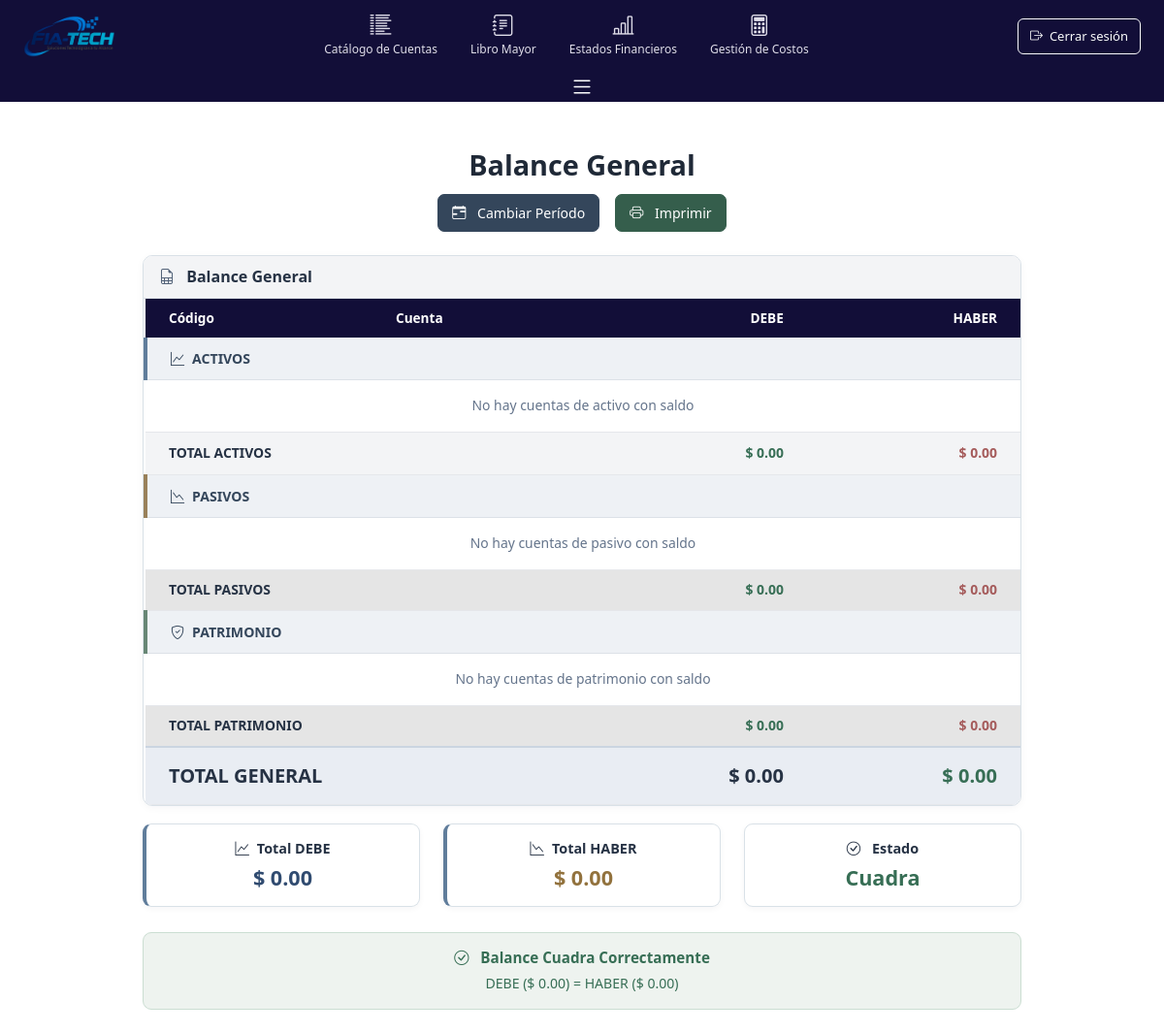
Before: /fiatech_app/balance-general/ with the older database file.
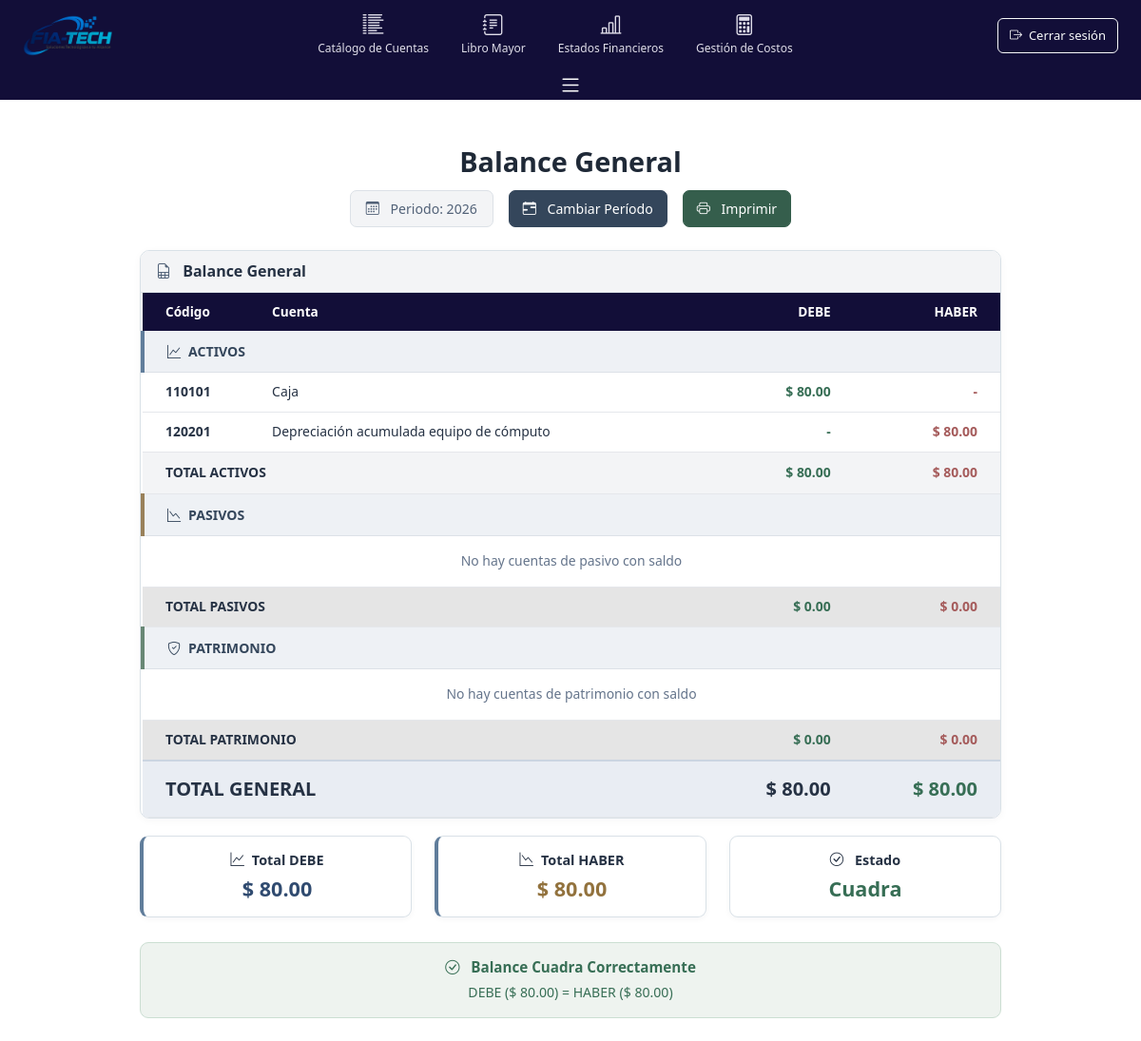
After: the same page with the newer database file.
### fiatech_app/models/contaGeneral.py (models this page shows, shortened)
class PeriodoContable(models.Model):
    ESTADOS = [
        ('ACTIVO', 'Activo'),
        ('CERRADO', 'Cerrado'),
        ('FINALIZADO', 'Finalizado'),
    ]
    año = models.IntegerField(unique=True)
    fecha_inicio = models.DateField()
    fecha_fin = models.DateField()
    estado = models.CharField(max_length=10, choices=ESTADOS, default='ACTIVO')
    fecha_creacion = models.DateTimeField(auto_now_add=True)
    class Meta:
        ordering = ['-año']

class Cuenta(models.Model):
    TIPOS_CUENTA = [
        ('ACTIVO', 'Activo'),
        ('PASIVO', 'Pasivo'),
        ('PATRIMONIO', 'Patrimonio'),
        ('INGRESO', 'Ingreso'),
        ('GASTO', 'Gasto'),
    ]
    NIVELES = [
        (1, 'Grupo'),
        (2, 'Subgrupo'),
        (3, 'Cuenta'),
    ]
    codigo = models.CharField(max_length=10, unique=True)
    nombre = models.CharField(max_length=100)
    tipo = models.CharField(max_length=15, choices=TIPOS_CUENTA)
    nivel = models.IntegerField(choices=NIVELES, default=3)
    saldo = models.DecimalField(max_digits=15, decimal_places=2, default=0)
    cuenta_padre = models.ForeignKey('self', on_delete=models.CASCADE, null=True, blank=True, related_name='subcuentas')
    activa = models.BooleanField(default=True)
    class Meta:
        ordering = ['codigo']

### fiatech_app/views/estadosFinancieros.py (the view, shortened to what this page needs)
def balance_general(request):
    periodo_id = request.POST.get('periodo_id') or request.GET.get('periodo_id')
    if periodo_id:
        try:
            periodo_actual = PeriodoContable.objects.get(id=periodo_id)
        except PeriodoContable.DoesNotExist:
            periodo_actual = PeriodoContable.objects.filter(estado='FINALIZADO').first()
            messages.warning(request, "El período seleccionado no existe.")
    else:
        periodo_actual = PeriodoContable.objects.filter(estado='FINALIZADO').first()
    activos = []
    pasivos = []
    patrimonio = []
    total_debe = Decimal('0')
    total_haber = Decimal('0')
    total_debe_activos = Decimal('0')
    total_haber_activos = Decimal('0')
    total_debe_pasivos = Decimal('0')
    total_haber_pasivos = Decimal('0')
    total_debe_patrimonio = Decimal('0')
    total_haber_patrimonio = Decimal('0')
    fecha_inicio = ""
    fecha_fin = ""
    if periodo_actual:
        fecha_inicio = periodo_actual.fecha_inicio
        fecha_fin = periodo_actual.fecha_fin
        cuentas_activo = Cuenta.objects.filter(
            Q(codigo__startswith='1') | Q(tipo='ACTIVO'),
            activa=True
        )
        cuentas_pasivos = Cuenta.objects.filter(
            Q(codigo__startswith='2') | Q(tipo='PASIVO'),
            activa=True
        )
        for cuenta in cuentas_activo:
            transacciones = Transaccion.objects.filter(
                cuenta=cuenta,
                periodo=periodo_actual
            )
            if transacciones.exists():
                total_debe_trans = transacciones.aggregate(total=Sum('debe'))['total'] or Decimal('0')
                total_haber_trans = transacciones.aggregate(total=Sum('haber'))['total'] or Decimal('0')
                saldo_final = total_debe_trans - total_haber_trans
                es_contra_activo = cuenta.codigo.startswith('1202') or cuenta.codigo.startswith('1204')
                es_cuenta_bancaria = cuenta.codigo.startswith('1101')
                if es_contra_activo:
                    if saldo_final < 0:  # Saldo acreedor (normal para contra-activos)
                        saldo_absoluto = abs(saldo_final)
                        columna_debe = Decimal('0')
                        columna_haber = saldo_absoluto
                        total_haber += saldo_absoluto
                        total_haber_activos += saldo_absoluto  # SUMA AL HABER DE ACTIVOS
                        if saldo_absoluto > 0:
                            activos.append({
                                'codigo': cuenta.codigo,
                                'nombre': cuenta.nombre,
                                'saldo': saldo_absoluto,
                                'es_deudor': False,
                                'debe': columna_debe,
                                'haber': columna_haber,
                                'es_contra_activo': True
                            })
                else:
                    if saldo_final > 0:
                        columna_debe = saldo_final
                        columna_haber = Decimal('0')
                        total_debe += saldo_final
                        total_debe_activos += saldo_final  # SUMA AL DEBE DE ACTIVOS
                        activos.append({
                            'codigo': cuenta.codigo,
                            'nombre': cuenta.nombre,
                            'saldo': saldo_final,
                            'es_deudor': True,
                            'debe': columna_debe,
                            'haber': columna_haber
                        })
        for cuenta in cuentas_pasivos:
            transacciones = Transaccion.objects.filter(
                cuenta=cuenta,
                periodo=periodo_actual
            )
        capital_inicial = Decimal('0')
        try:
            cuenta_capital = Cuenta.objects.get(codigo='3101')
            trans_capital_agg = Transaccion.objects.filter(
                cuenta=cuenta_capital,
                periodo=periodo_actual
            ).aggregate(
                total_debe=Sum('debe'),
                total_haber=Sum('haber')
            )
            capital_inicial = (trans_capital_agg['total_haber'] or Decimal('0')) - (trans_capital_agg['total_debe'] or Decimal('0'))
        except Cuenta.DoesNotExist:
            capital_inicial = Decimal('0')
        reservas_inicial = Decimal('0')
        try:
            cuenta_reservas = Cuenta.objects.get(codigo='3102')
            trans_reservas_agg = Transaccion.objects.filter(
                cuenta=cuenta_reservas,
                periodo=periodo_actual
            ).aggregate(
                total_debe=Sum('debe'),
                total_haber=Sum('haber')
            )
            reservas_inicial = (trans_reservas_agg['total_haber'] or Decimal('0')) - (trans_reservas_agg['total_debe'] or Decimal('0'))
        except Cuenta.DoesNotExist:
            reservas_inicial = Decimal('0')
        total_ingresos = calcular_ventas_totales(periodo_actual, incluir_ajustes=True)
        total_gastos = calcular_gastos_totales(periodo_actual, incluir_ajustes=True)
        resultado_ejercicio = total_ingresos - total_gastos
        hay_perdida = resultado_ejercicio < 0
        if hay_perdida:
            perdida_total = abs(resultado_ejercicio)
            capital_final = capital_inicial - perdida_total
            reservas_final = reservas_inicial
            if capital_final > 0:
                patrimonio.append({
                    'codigo': '3101', 'nombre': 'Capital Social',
                    'saldo': capital_final, 'es_acreedor': True,
                    'debe': Decimal('0'), 'haber': capital_final
                })
                total_haber += capital_final
                total_haber_patrimonio += capital_final  # SUMA AL HABER DE PATRIMONIO
            else: # Déficit
                patrimonio.append({
                    'codigo': '3101', 'nombre': 'Capital Social (Déficit)',
                    'saldo': abs(capital_final), 'es_acreedor': False,
                    'debe': abs(capital_final), 'haber': Decimal('0')
                })
                total_debe += abs(capital_final)
                total_debe_patrimonio += abs(capital_final)  # SUMA AL DEBE DE PATRIMONIO
            if reservas_final > 0:
                patrimonio.append({
                    'codigo': '3102', 'nombre': 'Reservas de Capital',
                    'saldo': reservas_final, 'es_acreedor': True,
                    'debe': Decimal('0'), 'haber': reservas_final
                })
                total_haber += reservas_final
                total_haber_patrimonio += reservas_final  # SUMA AL HABER DE PATRIMONIO
        else:
            reinversion = resultado_ejercicio * Decimal('0.60')
            reservas_utilidad_periodo = resultado_ejercicio * Decimal('0.40')
            capital_final = capital_inicial + reinversion
            reservas_final = reservas_inicial + reservas_utilidad_periodo
    periodos = PeriodoContable.objects.all().order_by('-año')
    balance_cuadra = (round(total_debe, 2) == round(total_haber, 2))
    context = {
        'activos': activos,
        'pasivos': pasivos,
        'patrimonio': patrimonio,
        'total_debe': total_debe,
        'total_haber': total_haber,
        'total_debe_activos': total_debe_activos,
        'total_haber_activos': total_haber_activos,
        'total_debe_pasivos': total_debe_pasivos,
        'total_haber_pasivos': total_haber_pasivos,
        'total_debe_patrimonio': total_debe_patrimonio,
        'total_haber_patrimonio': total_haber_patrimonio,
        'periodo_actual': periodo_actual,
        'periodos': periodos,
        'fecha_inicio': fecha_inicio,
        'fecha_fin': fecha_fin,
        'balance_cuadra': balance_cuadra,
    }
    return render(request, 'EstadosFinancieros/balanceGeneral.html', context)

### fiatech_app/views/estadosFinancieros.py (called while the page is built)
def calcular_ventas_totales(periodo, incluir_ajustes=False):
    from django.db.models import Sum
    from decimal import Decimal
    cuentas_ventas = Cuenta.objects.filter(
        Q(codigo__startswith='5') | Q(tipo='INGRESO')
    )
    query = Transaccion.objects.filter(
        periodo=periodo,
        cuenta__in=cuentas_ventas
    )
    if not incluir_ajustes:
        query = query.filter(es_ajuste=False)
    ventas_agg = query.aggregate(
        total_debe=Sum('debe'),
        total_haber=Sum('haber')
    )
    total_debe = ventas_agg['total_debe'] or Decimal('0')
    total_haber = ventas_agg['total_haber'] or Decimal('0')
    return total_haber - total_debe

### fiatech_app/templates/EstadosFinancieros/balanceGeneral.html (shortened to what the changed rows need)
{% extends 'base.html' %}
{% load static %}
{% block extra_css %}
<link rel="stylesheet" href="{% static 'css2/balanceGeneral.css' %}">
{% endblock %}
{% block content %}
<div class="container-fluid py-4 balance-general-page">
    <div class="row mb-4">
        <div class="col-12 text-center">
            <h1 class="h3 fw-bold mb-3 balance-general-titulo">Balance General</h1>
            <div class="d-flex justify-content-center align-items-center flex-wrap gap-3">
                {% if periodo_actual %}
                <div class="bg-light text-dark px-3 py-2 rounded-pill">
                    <i class="bi bi-calendar3 me-2"></i>
                    <span>Periodo: {{ periodo_actual.año }}</span>
                </div>
                {% endif %}
            </div>
        </div>
    </div>
    <div class="row justify-content-center">
        <div class="col-lg-10">
            <div class="card balance-general-card">
                <div class="card-body p-0">
                    <div class="table-responsive">
                        <table class="table table-hover mb-0 balance-general-tabla">
                            <thead class="table-light">
                                <tr>
                                    <th class="fw-bold ps-4">Código</th>
                                    <th class="fw-bold">Cuenta</th>
                                    <th class="fw-bold text-end pe-4">DEBE</th>
                                    <th class="fw-bold text-end pe-4">HABER</th>
                                </tr>
                            </thead>
                            <tbody>
                                {% for activo in activos %}
                                <tr>
                                    <td class="ps-4 fw-semibold">{{ activo.codigo }}</td>
                                    <td>{{ activo.nombre }}</td>
                                    <td class="text-end text-success fw-bold pe-4">
                                        {% if activo.es_deudor %}
                                            $ {{ activo.saldo|floatformat:2 }}
                                        {% else %}
                                            -
                                        {% endif %}
                                    </td>
                                    <td class="text-end text-danger fw-bold pe-4">
                                        {% if not activo.es_deudor %}
                                            $ {{ activo.saldo|floatformat:2 }}
                                        {% else %}
                                            -
                                        {% endif %}
                                    </td>
                                </tr>
                                {% empty %}
                                <tr>
                                    <td colspan="4" class="text-center text-muted py-3">
                                        No hay cuentas de activo con saldo
                                    </td>
                                </tr>
                                {% endfor %}
                                <tr class="balance-subtotal">
                                    <td colspan="2" class="fw-bold ps-4">TOTAL ACTIVOS</td>
                                    <td class="text-end fw-bolder text-success pe-4">$ {{ total_debe_activos|floatformat:2 }}</td>
                                    <td class="text-end fw-bolder text-danger pe-4">$ {{ total_haber_activos|floatformat:2 }}</td>
                                </tr>
                                <tr class="balance-total-general">
                                    <td colspan="2" class="fw-bold ps-4 fs-5">TOTAL GENERAL</td>
                                    <td class="text-end fw-bolder fs-5 text-success pe-4">$ {{ total_debe|floatformat:2 }}</td>
                                    <td class="text-end fw-bolder fs-5 pe-4">
                                        <span class="{% if balance_cuadra %}text-success{% else %}text-danger{% endif %}">
                                            $ {{ total_haber|floatformat:2 }}
                                        </span>
                                    </td>
                                </tr>
                            </tbody>
                        </table>
                    </div>
                </div>
            </div>
            <div class="row mt-4">
                <div class="col-md-4 mb-3">
                    <div class="card balance-resumen-card resumen-debe h-100">
                        <div class="card-body text-center">
                            <h5 class="card-title text-primary fw-bold">
                                <i class="bi bi-graph-up me-2"></i>Total DEBE
                            </h5>
                            <p class="h3 fw-bold text-primary mb-0">$ {{ total_debe|floatformat:2 }}</p>
                        </div>
                    </div>
                </div>
                <div class="col-md-4 mb-3">
                    <div class="card balance-resumen-card resumen-debe h-100">
                        <div class="card-body text-center">
                            <h5 class="card-title text-warning fw-bold">
                                <i class="bi bi-graph-down me-2"></i>Total HABER
                            </h5>
                            <p class="h3 fw-bold text-warning mb-0">$ {{ total_haber|floatformat:2 }}</p>
                        </div>
                    </div>
                </div>
            </div>
            <div class="row mt-3">
                <div class="col-12">
                    <div class="card balance-estado-final {% if balance_cuadra %}estado-correcto{% else %}estado-incorrecto{% endif %}">
                        <div class="card-body text-center">
                            <h5 class="card-title {% if balance_cuadra %}text-success{% else %}text-danger{% endif %} fw-bold">
                                <i class="bi {% if balance_cuadra %}bi-check-circle{% else %}bi-x-circle{% endif %} me-2"></i>
                                {% if balance_cuadra %}Balance Cuadra Correctamente{% else %}Balance No Cuadra{% endif %}
                            </h5>
                            <p class="mb-0 {% if balance_cuadra %}text-success{% else %}text-danger{% endif %}">
                                DEBE ($ {{ total_debe|floatformat:2 }})
                                {% if balance_cuadra %}={% else %}≠{% endif %}
                                HABER ($ {{ total_haber|floatformat:2 }})
                            </p>
                        </div>
                    </div>
                </div>
            </div>
        </div>
    </div>
</div>
{% endblock %}

Changed rows visible on the page:
now on this page (row edited): PeriodoContable: año "2026"
now on this page (row edited): Cuenta: codigo "110101", nombre "Caja"
now on this page (row unchanged): Cuenta: codigo "120201", nombre "Depreciación acumulada equipo de cómputo"
Other visible differences:
{{ total_debe_activos|floatformat:2 }}: "0.00" → "80.00"
{{ total_haber_activos|floatformat:2 }}: "0.00" → "80.00"
{{ total_debe|floatformat:2 }}: "0.00" → "80.00"
{{ total_haber|floatformat:2 }}: "0.00" → "80.00"
text no longer shown: "No hay cuentas de activo con saldo"
text now shown: "Periodo:"
new list line: "$ 80.00 -"
new list line: "- $ 80.00"
